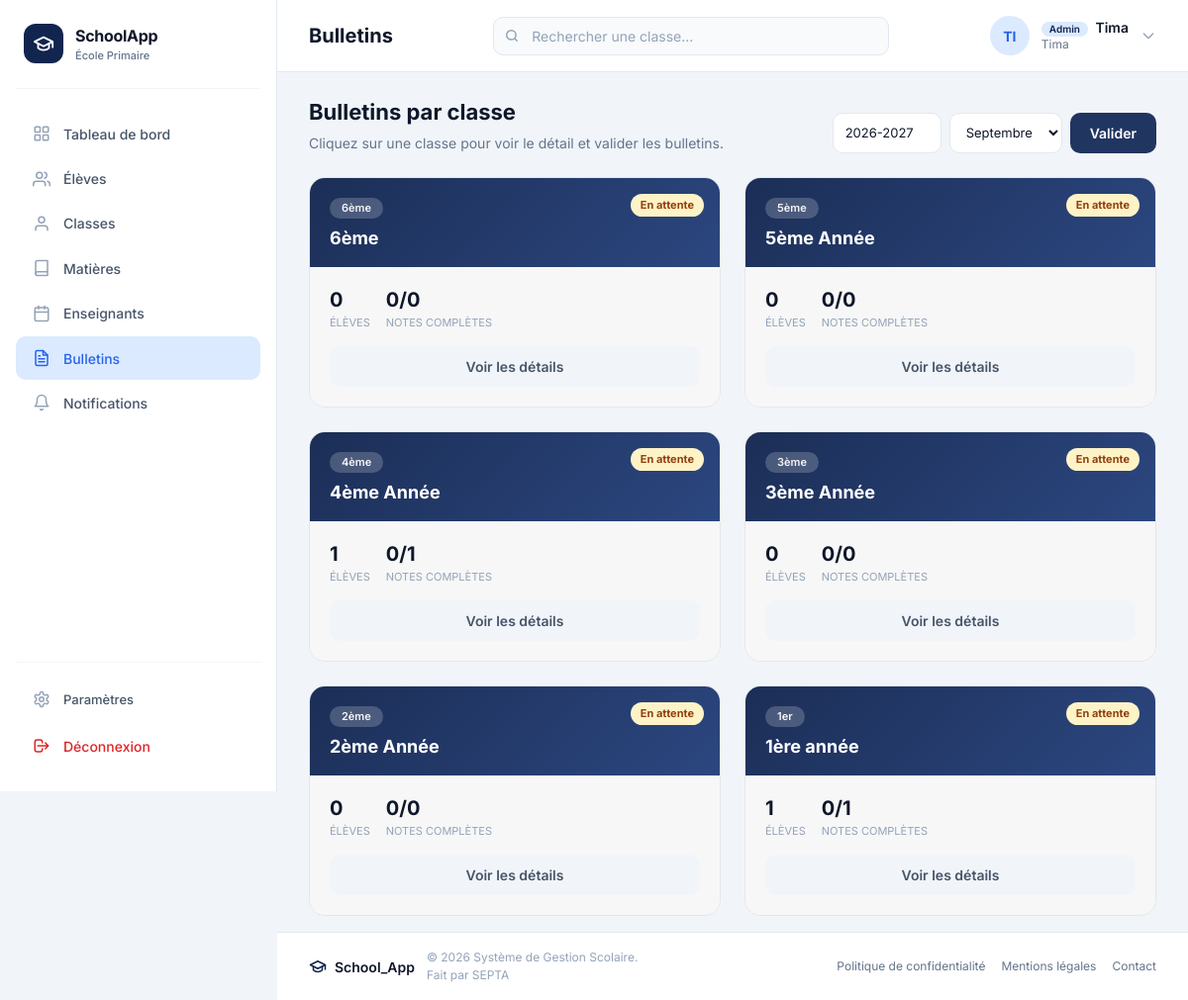
The page /bulletins/ (signed in) on the database as committed earlier.
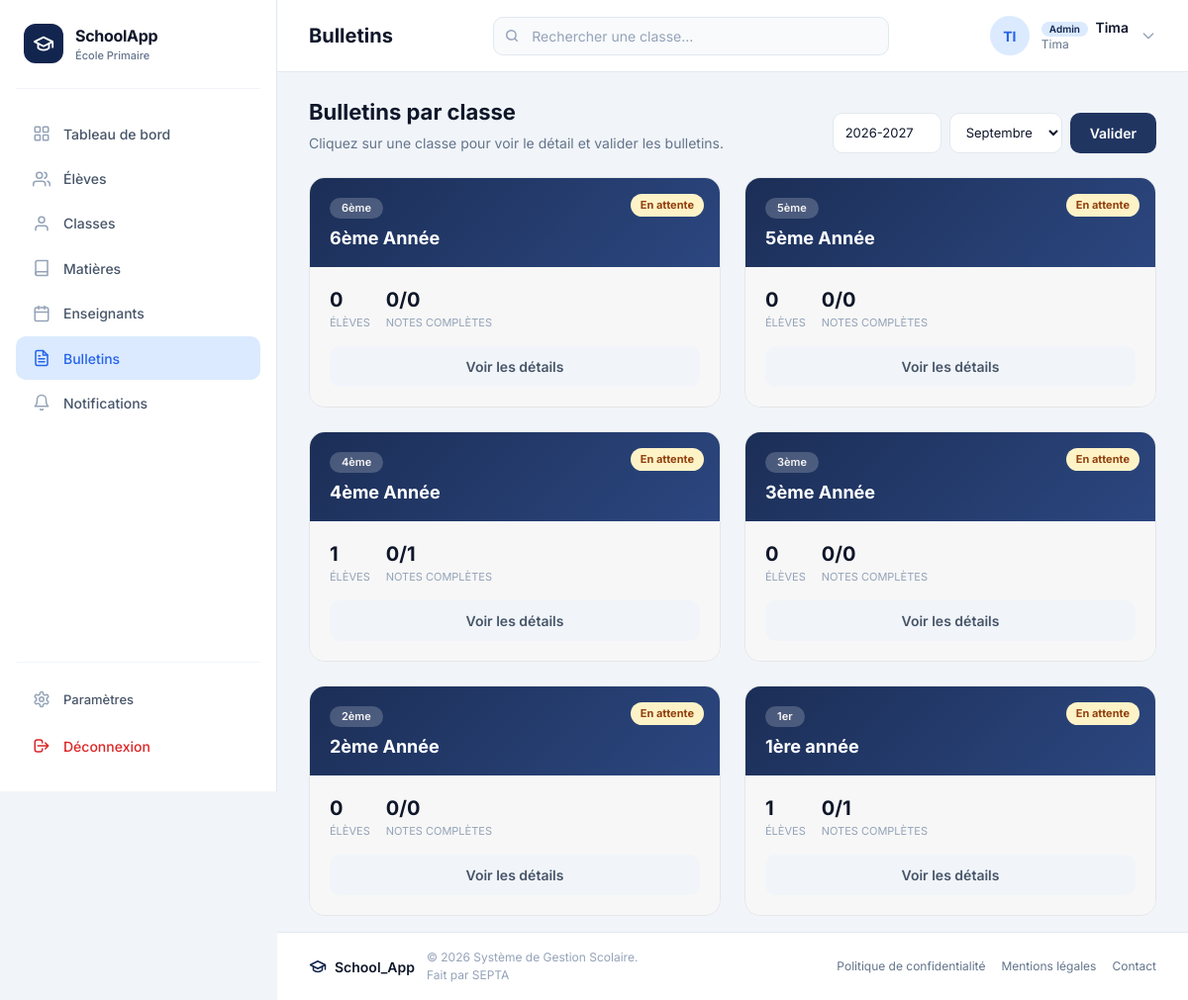
The same page on the database as committed later.
### classes/models.py (models this page shows, shortened)
class Classe(models.Model):
    nom = models.CharField(max_length=30, null=False)
    niveau = models.IntegerField()
    enseignant = models.ForeignKey(
        User,
        on_delete=models.SET_NULL,
        null=True,
        blank=True,
        related_name="classes",
        limit_choices_to={"groups__name": "Teacher"},
    )

### bulletins/views.py (the view)
@login_required
def bulletin_list(request):
    if not est_admin(request.user):
        messages.error(request, "Seul l'administrateur peut accéder à cette page.")
        return redirect("accounts:dashboard")
    mois = int(request.GET.get("mois", mois_courant()))
    annee_scolaire = request.GET.get("annee_scolaire", ANNEE_SCOLAIRE_DEFAUT)
    classes_info = []
    for classe in Classe.objects.all().order_by("-niveau", "nom"):
        eleves = list(classe.students.all().order_by("last_name", "first_name"))
        total_eleves = len(eleves)
        valide = classe_verrouillee(classe, mois, annee_scolaire)
        eleves_rows = []
        eleves_complets = 0
        bulletins_par_eleve = {}
        if valide:
            bulletins = Bulletin.objects.filter(
                classe=classe, mois=mois, annee_scolaire=annee_scolaire
            ).select_related("student").order_by("rang")
            bulletins_par_eleve = {b.student_id: b for b in bulletins}
            for eleve in eleves:
                bulletin = bulletins_par_eleve.get(eleve.pk)
                eleves_rows.append({"eleve": eleve, "bulletin": bulletin})
                if bulletin:
                    eleves_complets += 1
        else:
            for eleve in eleves:
                moyenne = calculer_moyenne_eleve(eleve, mois, annee_scolaire)
                complet = moyenne is not None
                if complet:
                    eleves_complets += 1
                eleves_rows.append({"eleve": eleve, "moyenne": moyenne, "complet": complet})
        classes_info.append({
            "classe": classe,
            "total_eleves": total_eleves,
            "eleves_complets": eleves_complets,
            "eleves_rows": eleves_rows,
            "valide": valide,
            "prete_a_valider": total_eleves > 0 and eleves_complets == total_eleves and not valide,
        })
    context = {
        "classes_info": classes_info,
        "mois": mois,
        "mois_label": mois_label(mois),
        "mois_scolaire": MOIS_SCOLAIRE,
        "annee_scolaire": annee_scolaire,
    }
    return render(request, "bulletin/bulletins.html", context)

### bulletins/utils.py (called while the page is built)
def mois_courant():
    m = date.today().month
    return m if m in MOIS_LABELS else 9

def mois_label(mois):
    return MOIS_LABELS.get(int(mois), str(mois))

### bulletins/views.py (called while the page is built)
def est_admin(user):
    return user.is_staff

def classe_verrouillee(classe, mois, annee_scolaire):
    return Bulletin.objects.filter(
        classe=classe,
        mois=mois,
        annee_scolaire=annee_scolaire,
        valide=True,
    ).exists()

def calculer_moyenne_eleve(student, mois, annee_scolaire):
    classe = student.classroom
    matieres = classe.matieres.all()
    if not matieres.exists():
        return None
    total = Decimal("0")
    nombre_matieres = 0
    for matiere in matieres:
        note = Note.objects.filter(
            student=student,
            matiere=matiere,
            mois=mois,
            annee_scolaire=annee_scolaire,
        ).first()
        if note is None:
            return None
        note_sur_10 = (note.valeur * Decimal("10")) / Decimal(str(matiere.note_sur))
        total += note_sur_10
        nombre_matieres += 1
    moyenne = total / Decimal(nombre_matieres)
    return moyenne.quantize(Decimal("0.01"), rounding=ROUND_HALF_UP)

### bulletins/templates/bulletin/bulletins.html (shortened to what this page needs)
{% extends 'base.html' %}
{% load static %}
{% block page_title %}Bulletins{% endblock %}
{% block search_placeholder %}Rechercher une classe...{% endblock %}
{% block nav_bulletins %}active{% endblock %}
{% block content %}
<div class="page-header">
  <div class="page-header-text">
    <h2>Bulletins par classe</h2>
    <p>Cliquez sur une classe pour voir le détail et valider les bulletins.</p>
  </div>
  <form class="period-form" method="get">
    <input type="text" name="annee_scolaire" value="{{ annee_scolaire }}" style="width:110px;">
    <select name="mois" onchange="this.form.submit()">
      {% for valeur, label in mois_scolaire %}
      <option value="{{ valeur }}" {% if valeur == mois %}selected{% endif %}>{{ label }}</option>
      {% endfor %}
    </select>
    <button type="submit" class="btn btn-primary">Valider</button>
  </form>
</div>
{% if classes_info %}
<div class="classes-grid">
  {% for info in classes_info %}
  <article class="class-card" onclick="ouvrirModal('{{ info.classe.pk }}')" style="cursor:pointer;">
    <div class="card-header">
      <span class="card-status {% if info.valide %}valide{% else %}attente{% endif %}">
        {% if info.valide %}Validé{% else %}En attente{% endif %}
      </span>
      <span class="card-badge">
        {% if info.classe.niveau == 1 %}1er{% else %}{{ info.classe.niveau }}ème{% endif %}
      </span>
      <h3 class="card-title">{{ info.classe.nom }}</h3>
    </div>
    <div class="card-body">
      <div class="card-stats">
        <div>
          <div class="card-stat-value">{{ info.total_eleves }}</div>
          <div class="card-stat-label">Élèves</div>
        </div>
        <div>
          <div class="card-stat-value">{{ info.eleves_complets }}/{{ info.total_eleves }}</div>
          <div class="card-stat-label">
            {% if info.valide %}Bulletins prêts{% else %}Notes complètes{% endif %}
          </div>
        </div>
      </div>
      <button type="button" class="btn btn-secondary btn-block" onclick="event.stopPropagation(); ouvrirModal('{{ info.classe.pk }}')">
        Voir les détails
      </button>
    </div>
  </article>
  {% endfor %}
</div>
{% else %}
<div class="empty-state">
  <h3>Aucune classe</h3>
  <p>Créez d'abord des classes pour pouvoir gérer leurs bulletins.</p>
</div>
{% endif %}
{% endblock %}

Rows that differ between the two databases and show on the page:
changed Classe: classe.nom "6ème" → "6ème Année"
